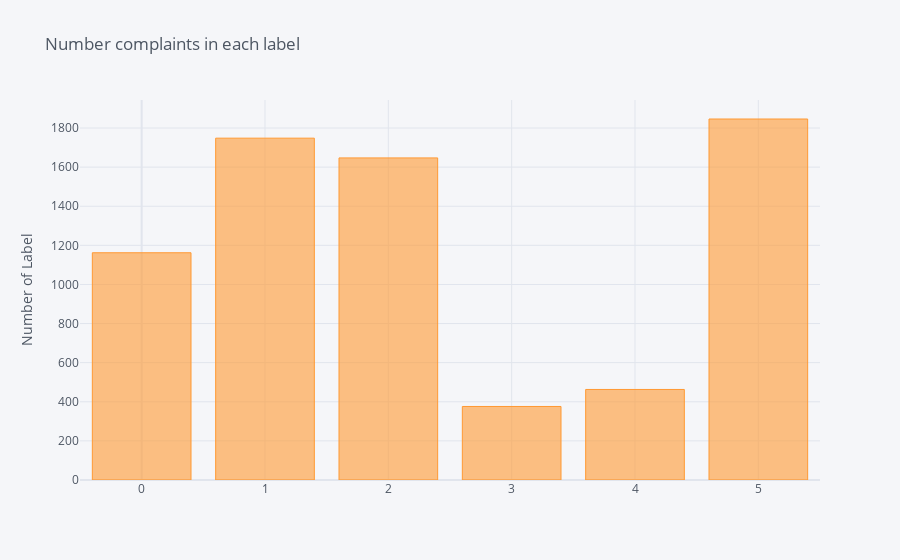

The cell this chart's notebook holds for it:
### Code cell
df['Emotion'].value_counts().sort_values(ascending=False).iplot(kind='bar', yTitle='Number of Label', 
                                                                title='Number complaints in each label')

### Figure 1 — Plotly figure (JSON) as saved in the notebook; plotly's stock layout.template omitted (floating-point values rounded to 4 significant figures)
{"data": [{"marker": {"color": "rgba(255, 153, 51, 0.6)", "line": {"color": "rgba(255, 153, 51, 1.0)", "width": 1}}, "name": "Emotion", "orientation": "v", "text": "", "type": "bar", "x": [5, 1, 2, 0, 4, 3], "y": [1846, 1748, 1647, 1162, 463, 376]}], "layout": {"legend": {"bgcolor": "#F5F6F9", "font": {"color": "#4D5663"}}, "paper_bgcolor": "#F5F6F9", "plot_bgcolor": "#F5F6F9", "title": {"font": {"color": "#4D5663"}, "text": "Number complaints in each label"}, "xaxis": {"gridcolor": "#E1E5ED", "showgrid": true, "tickfont": {"color": "#4D5663"}, "title": {"font": {"color": "#4D5663"}, "text": ""}, "zerolinecolor": "#E1E5ED"}, "yaxis": {"gridcolor": "#E1E5ED", "showgrid": true, "tickfont": {"color": "#4D5663"}, "title": {"font": {"color": "#4D5663"}, "text": "Number of Label"}, "zerolinecolor": "#E1E5ED"}}}
